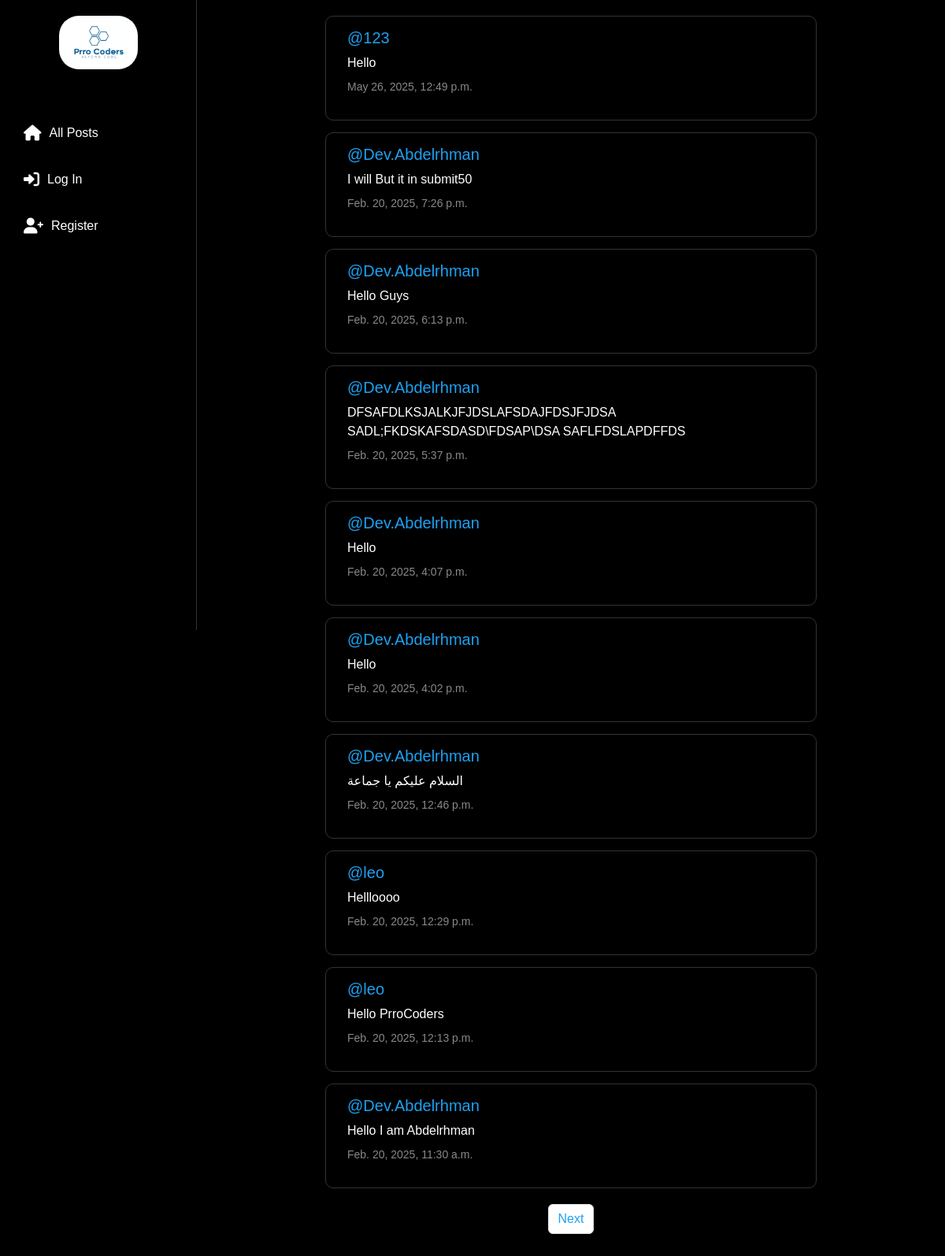
The page / on the database its author committed.
### network/models.py (models this page shows, shortened)
class Post(models.Model):
    content = models.CharField(max_length=140)
    user = models.ForeignKey(User, on_delete=models.CASCADE, related_name='auther')
    date = models.DateTimeField(auto_now_add=True)

class User(AbstractUser):
    pass

### network/views.py (the view)
# urls.py: path("", views.index, name="index"),
def index(request):
    allPosts = Post.objects.all().order_by('id').reverse()
    paginater = Paginator(allPosts, 10)
    page_number = request.GET.get('page')
    posts_of_the_page = paginater.get_page(page_number)
    allLikes = Like.objects.all()
    whoYouLiked = []
    try:
        for like in allLikes :
            if like.user.id == request.user.id:
                whoYouLiked.append(like.post.id)
    except:
        whoYouLiked = []
    return render(request, "network/index.html", {
        'allPosts': allPosts,
        'post_of_the_page': posts_of_the_page,
        'whoYouLiked': whoYouLiked,
    })

### network/templates/network/index.html (shortened to what this page needs)
{% extends "network/layout.html" %}
{% block body %}
    <div class="all-posts">
        {% for post in post_of_the_page %}
        <div class="row post">
            <h5 class="username"><a href="{% url 'profile' post.user.id %}">@{{post.user}}</a></h5>
            <h6 class="content" id="content_{{post.id}}">{{post.content}}</h6>
            <p class="date">{{post.date}}</p>
        </div>
        {% endfor %}
        <nav aria-label="Page navigation example">
            <ul class="pagination d-fleex justify-content-center">
                {% if post_of_the_page.has_next %}
                    <li class="page-item"><a class="page-link" href="?page={{post_of_the_page.next_page_number}}">Next</a></li>
                {% endif %}
            </ul>
          </nav>
    </div>
{% endblock %}

### network/templates/network/layout.html (shortened to what this page needs)
{% load static %}
<!DOCTYPE html>
<html lang="en">
    <head>
        <link href="https://cdn.jsdelivr.net/npm/bootstrap@5.3.0/dist/css/bootstrap.min.css" rel="stylesheet">
        <link rel="stylesheet" href="https://cdnjs.cloudflare.com/ajax/libs/font-awesome/6.0.0-beta3/css/all.min.css">
        <link href="{% static 'network/styles.css' %}" rel="stylesheet">
    </head>
    <body>
        <nav class="sidebar">
            <a class="sidebar-logo" href="{% url 'index' %}">
                <img src="{% static 'Prro Coders.jpg' %}" alt="PrroCoders" width="100px" style="border-radius: 25px;">
            </a>
            <br>
            <ul class="sidebar-nav">
                <li class="nav-item">
                    <a class="nav-link" href="{% url 'index' %}">
                        <i class="fas fa-home"></i>
                        <span>All Posts</span>
                    </a>
                </li>
                {% if user.is_authenticated %}
                    <li class="nav-item">
                        <a class="nav-link" href="{% url 'following' %}">
                            <i class="fas fa-user-friends"></i>
                            <span>Following</span>
                        </a>
                    </li>
                    <!-- <li class="nav-item">
                        <a class="nav-link" href="">
                            <i class="fas fa-user"></i>
                            <span></span>
                        </a>
                    </li> -->
                    <li class="nav-item">
                        <a class="nav-link" href="{% url 'logout' %}">
                            <i class="fas fa-sign-out-alt"></i>
                            <span>Log Out</span>
                        </a>
                    </li>
                {% else %}
                    <li class="nav-item">
                        <a class="nav-link" href="{% url 'login' %}">
                            <i class="fas fa-sign-in-alt"></i>
                            <span>Log In</span>
                        </a>
                    </li>
                    <li class="nav-item">
                        <a class="nav-link" href="{% url 'register' %}">
                            <i class="fas fa-user-plus"></i>
                            <span>Register</span>
                        </a>
                    </li>
                {% endif %}
            </ul>
        </nav>
        <div class="main-content">
            {% block body %}
            {% endblock %}
        </div>
    </body>
</html>

### network/static/network/styles.css (style rules this page uses)
body { font-family: Arial, sans-serif; background-color: #000; color: #fff; margin: 0; padding: 0; overflow-x: hidden; }
.sidebar { width: 250px; height: 100vh; background-color: #000; position: fixed; padding: 20px; border-right: 1px solid #333; display: flex; flex-direction: column; align-items: center; }
.sidebar-logo { margin-bottom: 20px; }
.sidebar-nav { list-style: none; padding: 0; width: 100%; }
.sidebar-nav li { margin: 15px 0; }
.sidebar-nav li a { color: #fff; text-decoration: none; display: flex; align-items: center; padding: 10px; border-radius: 10px; transition: background-color 0.3s; }
.sidebar-nav li a i { margin-right: 10px; font-size: 20px; }
.main-content { margin-left: 250px; padding: 20px; }
.all-posts { max-width: 600px; margin: 0 auto; }
.post { background-color: #000; border: 1px solid #333; border-radius: 10px; padding: 15px; margin-bottom: 15px; }
.username a { color: #1DA1F2; text-decoration: none; }
.content { font-size: 16px; line-height: 1.5; }
.date { color: #888; font-size: 14px; }
.pagination { display: flex; justify-content: center; margin-top: 20px; }
.page-link { color: #1DA1F2; text-decoration: none; margin: 0 10px; }

### rows shown on the page
Post: user "123", content "Hello", date "May 26, 2025, 12:49 p.m."
Post: user "Dev.Abdelrhman", content "I will But it in submit50", date "Feb. 20, 2025, 7:26 p.m."
Post: user "Dev.Abdelrhman", content "Hello Guys", date "Feb. 20, 2025, 6:13 p.m."
Post: user "Dev.Abdelrhman", content "DFSAFDLKSJALKJFJDSLAFSDAJFDSJFJDSA SADL;FKDSKAFSDASD\\FDSAP\\DSA SAFLFDSLAPDFFDS", date "Feb. 20, 2025, 5:37 p.m."
Post: user "Dev.Abdelrhman", content "Hello", date "Feb. 20, 2025, 4:07 p.m."
Post: user "Dev.Abdelrhman", content "Hello", date "Feb. 20, 2025, 4:02 p.m."
Post: user "Dev.Abdelrhman", content "السلام عليكم يا جماعة", date "Feb. 20, 2025, 12:46 p.m."
Post: user "leo", content "Hellloooo", date "Feb. 20, 2025, 12:29 p.m."
Post: user "leo", content "Hello PrroCoders", date "Feb. 20, 2025, 12:13 p.m."
Post: user "Dev.Abdelrhman", content "Hello I am Abdelrhman", date "Feb. 20, 2025, 11:30 a.m."
